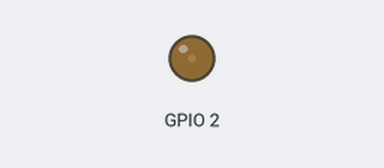
A sketch run on a simulated ESP32-C3. Shown: output pins drawn as LEDs (lit = HIGH). What the sketch prints to the serial monitor is not drawn.

Above: at 0.05 s.
At 0.4 s:
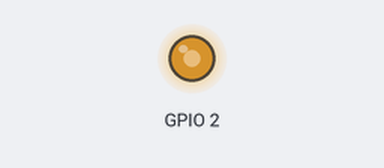
At 0.8 s:
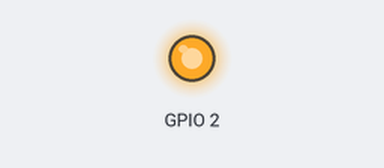
At 1.6 s:
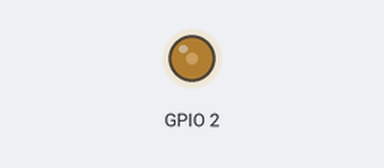
Timing chart, 0 to 4.2 s (numbered marks = the images above):
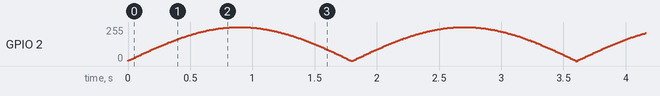

The sketch:

AnalogInput.ino
```cpp
void setup() {
  pinMode(A0, INPUT);
  pinMode(2, OUTPUT);
  Serial.begin(115200);
}

float t=0;

void loop() {
  t += 1;
  // Serial.print(4096);
  // Serial.print("\t");
  // Serial.print(0);
  // Serial.print("\t");
  // float var = analogRead(A0)*511;
  // var = var / 4096;
  // int var2 = (int)var;
  // Serial.print(var2);
  // Serial.print("\t");
  // Serial.println(analogRead(A0));
  Serial.println((int)abs(sin(t*3.149265/180)*255));
  analogWrite(2, (int)abs(sin(t*3.149265/180)*255));
  delay(10);
}
```
